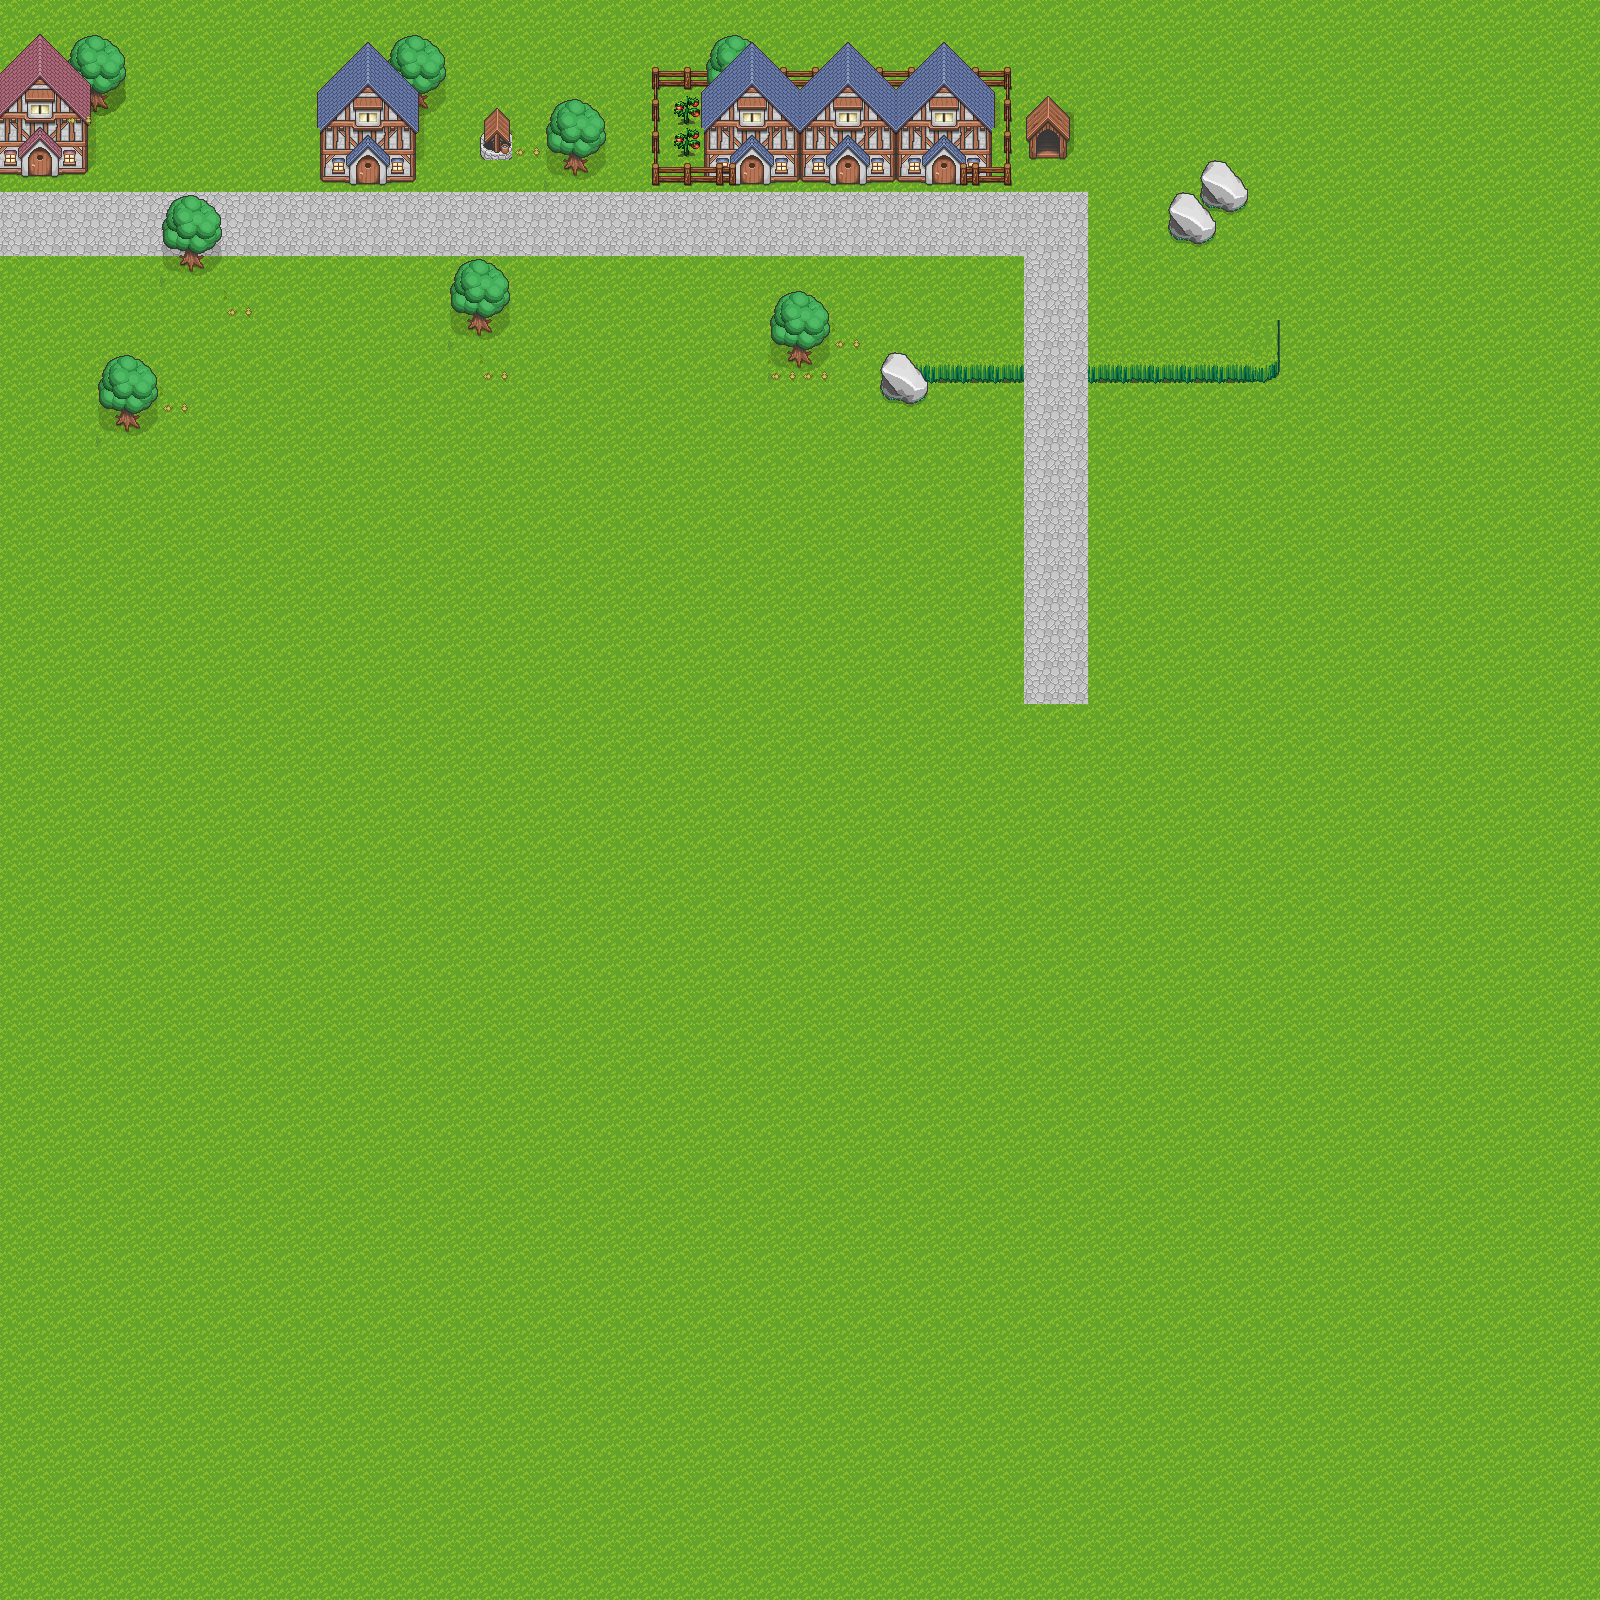

Rendered tile map (Tiled .tmx) drawn with the repository's tilesets; below, a short description and the map source with its tile grids summarised:
An orthogonal 50x50 tile map with 32x32 px tiles, 6 tile layers (Tile Layer 1, Tile Layer 4, Tile Layer 3, Tile Layer 2, ...), 4 tilesets.

<map version="1.2" tiledversion="1.2.0" orientation="orthogonal" renderorder="right-down" width="50" height="50" tilewidth="32" tileheight="32" infinite="0" nextlayerid="11" nextobjectid="1">
 <tileset firstgid="1" name="Main" tilewidth="32" tileheight="32" tilecount="18" columns="3">
  <image source="submission_daneeklu/tilesets/tallgrass.png" width="96" height="192" />
 </tileset>
 <tileset firstgid="19" source="Tiles5.tsx" />
 <tileset firstgid="509" source="Fences.tsx" />
 <tileset firstgid="527" source="Tiles4.tsx" />
 <layer id="2" name="Tile Layer 1" width="50" height="50">
  <data>[2500 cells, 2500 non-empty, 2 distinct tile ids]</data>
 </layer>
 <layer id="8" name="Tile Layer 4" width="50" height="50">
  <data>[2500 cells, 54 non-empty, 9 distinct tile ids]</data>
 </layer>
 <layer id="5" name="Tile Layer 3" width="50" height="50">
  <data>[2500 cells, 48 non-empty, 6 distinct tile ids]</data>
 </layer>
 <layer id="4" name="Tile Layer 2" width="50" height="50">
  <data>[2500 cells, 102 non-empty, 35 distinct tile ids]</data>
 </layer>
 <layer id="9" name="Tile Layer 5" width="50" height="50">
  <data>[2500 cells, 39 non-empty, 29 distinct tile ids]</data>
 </layer>
 <layer id="10" name="Tile Layer 6" width="50" height="50">
  <data>[2500 cells, 12 non-empty, 5 distinct tile ids]</data>
 </layer>
</map>
